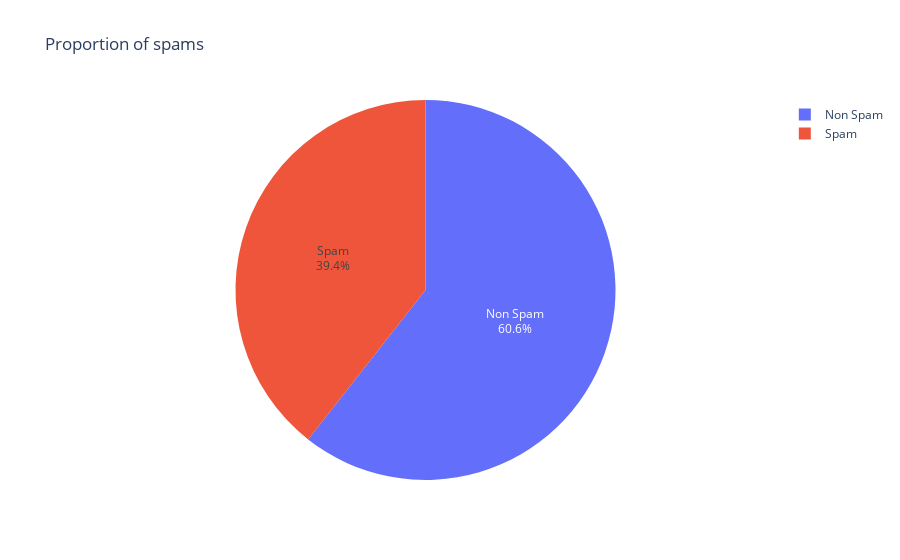

The cell this chart's notebook holds for it:
### Code cell
# Visualisation of the number of spam in the dataset with its frequencie

fig=plt.figure()
pie=px.pie(df.spam.value_counts(),
           values=df.spam.value_counts(),
           names=["Non Spam","Spam"],
           title='Proportion of spams')
pie.update_traces(textposition='inside', textinfo='percent+label')
#fig.savefig('Proportion_figure.png')

### Figure 1 — Plotly figure (JSON) as saved in the notebook; plotly's stock layout.template omitted (floating-point values rounded to 4 significant figures)
{"data": [{"domain": {"x": [0, 1], "y": [0, 1]}, "hovertemplate": "label=%{label}<br>value=%{value}<extra></extra>", "labels": ["Non Spam", "Spam"], "legendgroup": "", "name": "", "showlegend": true, "textinfo": "percent+label", "textposition": "inside", "type": "pie", "values": [2788, 1813]}], "layout": {"legend": {"tracegroupgap": 0}, "title": {"text": "Proportion of spams"}}}
